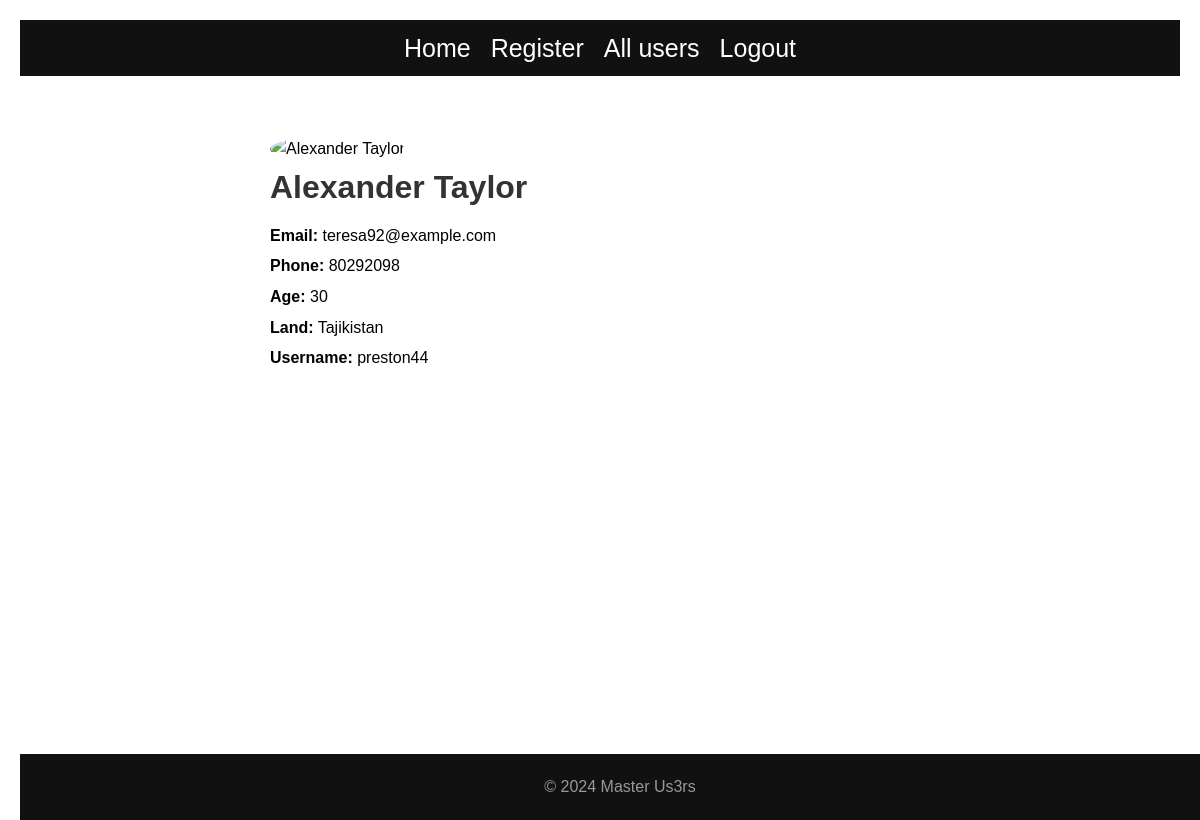
/user/5 (signed in), run on the app's committed database.
### models.py (models this page shows)
class Person(db.Model):
    id = db.Column(db.Integer, primary_key=True)
    name = db.Column(db.String(128))
    age = db.Column(db.Integer)
    email = db.Column(db.String(128), unique=True)
    username = db.Column(db.String(128), unique=True)
    land = db.Column(db.String(128))
    phone = db.Column(db.String(128))

### app.py (the view)
@app.route("/user/<int:user_id>")
@login_required
def user_page(user_id):
    user = Person.query.filter_by(id=user_id).first()
    return render_template('user_page.html', user = user)

### Templates/user_page.html
{% extends 'base.html' %}
{% block content %}
    <div class="person-container">
        <div class="person-profile">
            <div class="person-picture">
                <img src="https://source.unsplash.com/featured/?people" alt="{{ user.name }}">
            </div>
            <h1>{{ user.name }}</h1>
            <p><strong>Email:</strong> {{ user.email }}</p>
            <p><strong>Phone:</strong> {{ user.phone }}</p>
            <p><strong>Age:</strong> {{ user.age }}</p>
            <p><strong>Land:</strong> {{ user.land }}</p>
            <p><strong>Username:</strong> {{ user.username}}</p>
        </div>
    </div>
{% endblock %}

### static/style.css (style rules this page uses)
* { margin: 0; padding: 0; box-sizing: border-box; }
html, body { height: 100%; margin: 0; }
body { font-family: 'Arial', sans-serif; line-height: 1.6; margin: 20px; }
.person-container { display: flex; align-items: center; max-width: 800px; margin: 20px auto; padding: 20px; }
.person-picture img { width: 150px; height: 150px; border-radius: 50%; margin-right: 20px; object-fit: cover; }
.person-profile { flex: 1; }
.person-profile h1 { color: #333; margin-bottom: 10px; }
.person-profile p { margin-bottom: 5px; line-height: 1.6; }

### data on the page
Person: name "Alexander Taylor", email "teresa92@example.com", phone "80292098", age "30", land "Tajikistan", username "preston44"

### other printed values
{{ text }} "Home Register All users"
